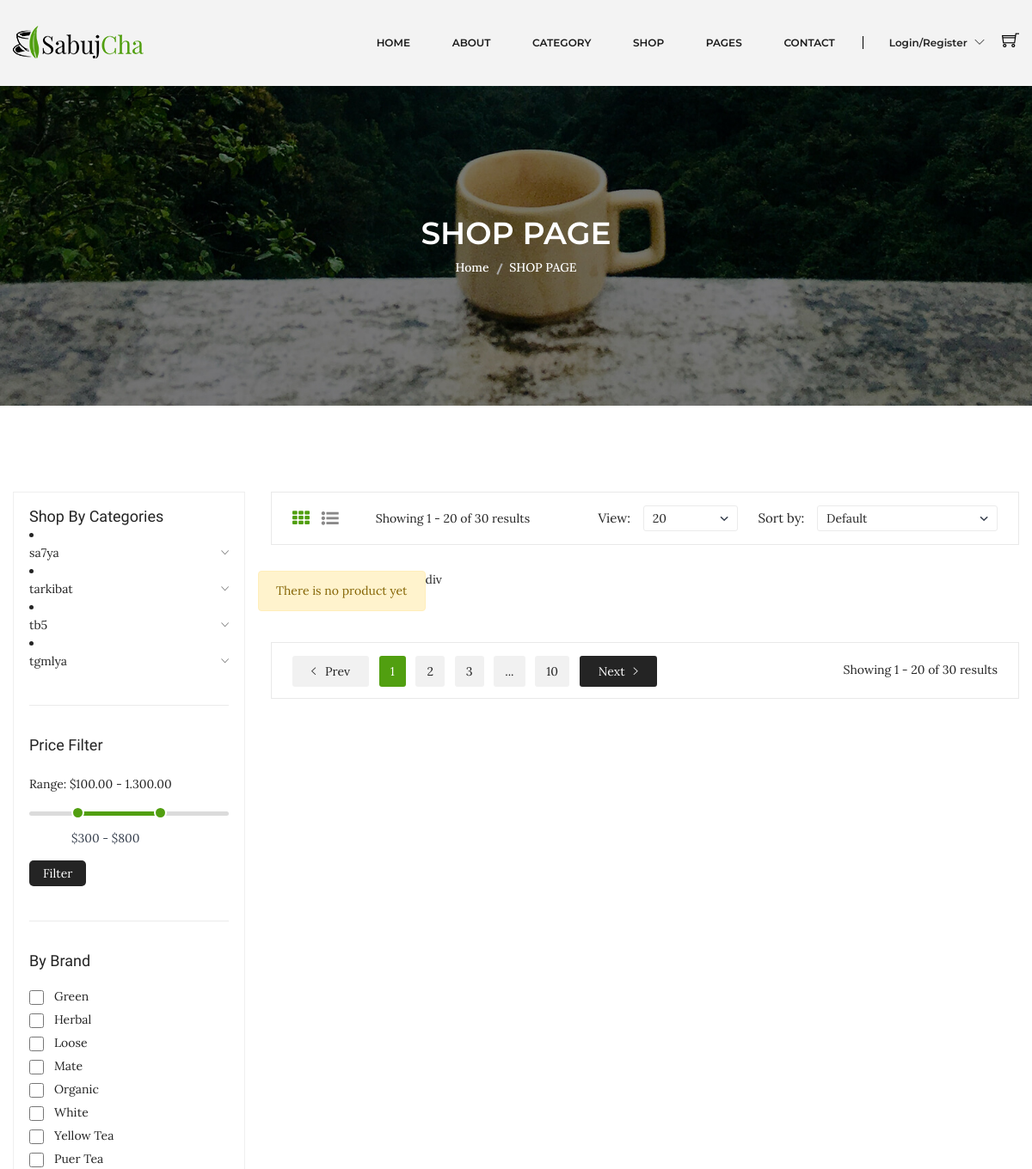
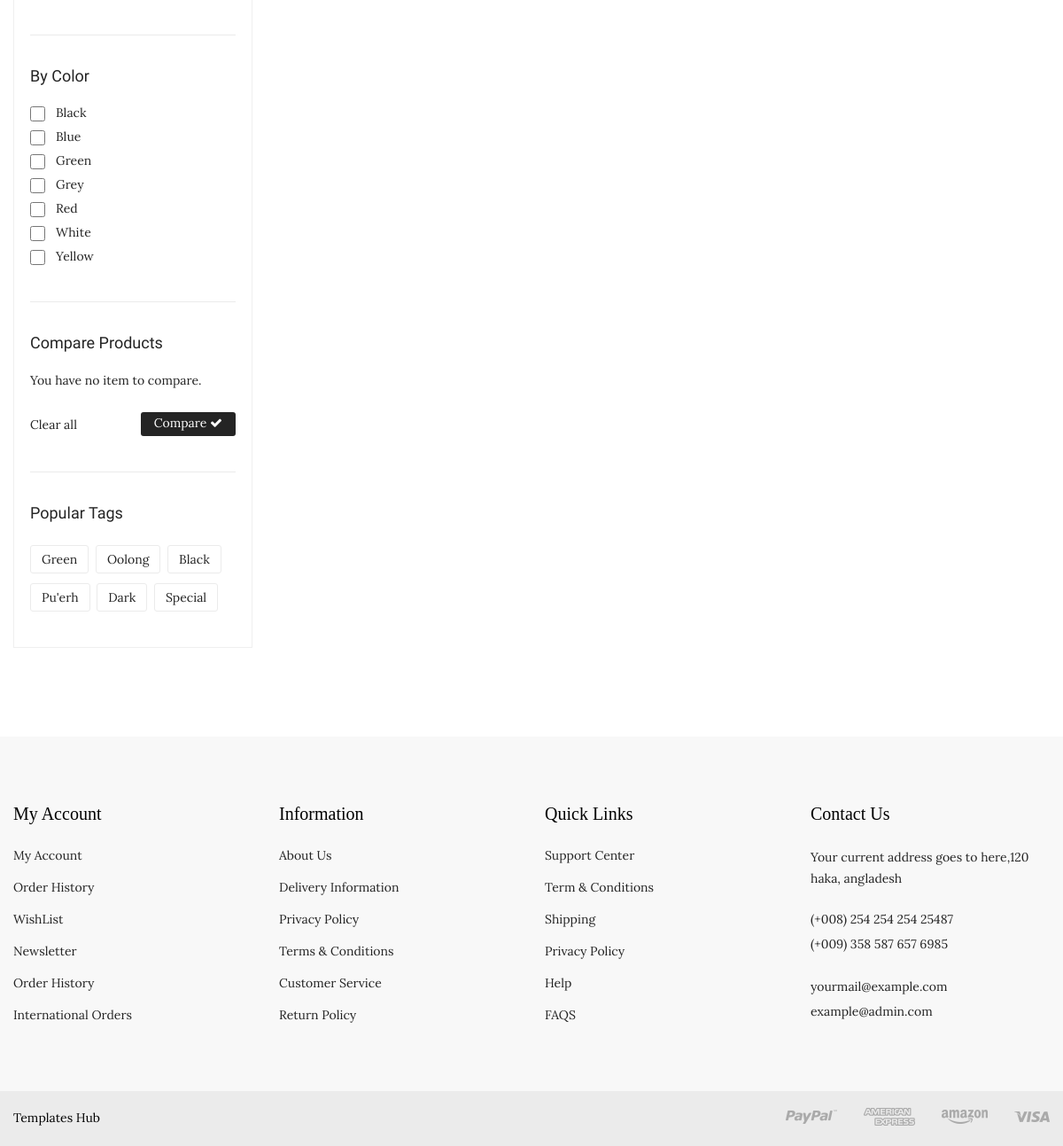
Page /ecommerce/php-final-p4-master/shop.php?sub=2 on the committed database (2 pictures, top to bottom).
### tables this page shows
CREATE TABLE `category` (
  `id` int(10) NOT NULL,
  `name` varchar(50) NOT NULL,
  `photo` varchar(100) NOT NULL,
  `status` tinyint(4) DEFAULT NULL
);

### ecommerce/php-final-p4-master/php/database.php (called while the page is built, shortened)
<?php
class database {
    public $DBserverName = 'localhost';
    public $DBuserName = 'root';
    public $DBpassword = '';
    public $DBName = 'nti_ecommercw';
    public $con;
    function __construct() {
        $this->con = new mysqli($this->DBserverName,$this->DBuserName,$this->DBpassword,$this->DBName);
    }
    public function runDQL($query)
    {
       $result = $this->con->query($query);
       $count=$result->num_rows;
       if($count > 0){
            return $result;
       }else{
           return [];
       }
    }
}

### ecommerce/php-final-p4-master/php/product.php (called while the page is built, shortened)
<?php
include_once "database.php";
class product extends database implements operation {
    private $category_id;
    public function setCategoryId($category_id)
    {
        return $this->category_id=$category_id;
    }
    public function getAllDatafromsub(){
        $query= "SELECT `products`.* from`products` where `products`.`subcaterory_id`=$this->category_id";
        return $this->runDQL($query);
    }
}

### ecommerce/php-final-p4-master/php/category.php (called while the page is built, shortened)
<?php
include_once "database.php";
class Category extends database implements operation {
    public function getAllData(){
        $query= "SELECT `category`.* from`category`ORDER BY `category`.`name` ASC LIMIT 4";
          return $this->runDQL($query);
    }
}
?>

### ecommerce/php-final-p4-master/php/Subcategory.php (called while the page is built, shortened)
<?php
include_once "database.php";
class Subcategory extends database implements operation {
    private $category_id;
    public function setCategoryId($category_id)
    {
        return $this->category_id=$category_id;
    }
    public function getSubfromCat(){
        $query= "SELECT `subcategory`.* from`subcategory` where `subcategory`.`cat_id`= $this->category_id
        ORDER BY `subcategory`.`name` ASC LIMIT 4";
       return $this->runDQL($query);
    }
}
?>

### ecommerce/php-final-p4-master/shop.php (the view, shortened to what this page needs)
<?php include_once "header.php" ?>
<div class="breadcrumb-area bg-image-3 ptb-150">
    <div class="container">
        <div class="breadcrumb-content text-center">
            <h3>SHOP PAGE</h3>
            <ul>
                <li><a href="index.html">Home</a></li>
                <li class="active">SHOP PAGE</li>
            </ul>
        </div>
    </div>
</div>
<div class="shop-page-area ptb-100">
    <div class="container">
        <div class="row flex-row-reverse">
            <div class="col-lg-9">
                <div class="shop-topbar-wrapper">
                    <div class="shop-topbar-left">
                        <ul class="view-mode">
                            <li class="active"><a href="#product-grid" data-view="product-grid"><i class="fa fa-th"></i></a></li>
                            <li><a href="#product-list" data-view="product-list"><i class="fa fa-list-ul"></i></a></li>
                        </ul>
                        <p>Showing 1 - 20 of 30 results </p>
                    </div>
                    <div class="product-sorting-wrapper">
                        <div class="product-shorting shorting-style">
                            <label>View:</label>
                            <select>
                                <option value=""> 20</option>
                            </select>
                        </div>
                        <div class="product-show shorting-style">
                            <label>Sort by:</label>
                            <select>
                                <option value="">Default</option>
                            </select>
                        </div>
                    </div>
                </div>
                <div class="grid-list-product-wrapper">
                    <div class="product-grid product-view pb-20">
                        <div class="row">
                            <?php
                            include_once "php/product.php";
                            include_once "php/category.php";
                            include_once "php/Subcategory.php";
                            $productObj = new product;
                            if (isset($_GET['sub'])) {
                                if ($_GET['sub']&& is_numeric($_GET['sub'])) {
                                    $productObj->setCategoryId($_GET['sub']);
                                    $productData = $productObj->getAllDatafromsub();
                            } else{
                                header('location:404.php');
                            }
                        }else {
                            $productData = $productObj->getAllData();
                        }
                            if ($productData) {
                                $products = $productData->fetch_all(MYSQLI_ASSOC);
                                foreach ($products as $key => $value) {
                            ?>
                                    <div class="product-width col-xl-4 col-lg-4 col-md-4 col-sm-6 col-12 mb-30">
                                        <div class="product-wrapper">
                                            <div class="product-img">
                                                <a href="product-details.php?pro=<?php echo $value['id'] ?>">
                                                    <img alt="" src="assets/img/product/<?php echo $value['photo'] ?>">
                                                </a>
                                                <span>-30%</span>
                                                <div class="product-action">
                                                    <a class="action-wishlist" href="#" title="Wishlist">
                                                        <i class="ion-android-favorite-outline"></i>
                                                    </a>
                                                    <a class="action-cart" href="#" title="Add To Cart">
                                                        <i class="ion-ios-shuffle-strong"></i>
                                                    </a>
                                                    <a class="action-compare" href="#" data-target="#exampleModal" data-toggle="modal" title="Quick View">
                                                        <i class="ion-ios-search-strong"></i>
                                                    </a>
                                                </div>
                                            </div>
                                            <div class="product-content text-left">
                                                <div class="product-hover-style">
                                                    <div class="product-title">
                                                        <h4>
                                                            <a href="product-details.php?pro=<?php  echo $value['id'] ?>"><?php echo $value['name'] ?></a>
                                                        </h4>
                                                    </div>
                                                    <div class="cart-hover">
                                                        <h4><a href="product-details.php?pro=<?php  echo $value['id'] ?>">+ Add to cart</a></h4>
                                                    </div>
                                                </div>
                                                <div>
                                                    <span class="product-price-old"><?php echo $value['price'] ?> </span>
                                                </div>
                                            </div>
                                            <div class="product-list-details">
                                                <h4>
                                                    <a href="product-details.php?pro=<?php echo  $value['id'] ?>"><?php echo $value['name'] ?></a>
                                                </h4>
                                                <div>
                                                    <span class="product-price-old"><?php echo $value['price'] ?> </span>
                                                </div>
                                                <p><?php echo $value[''] ?></p>
                                                <div class="shop-list-cart-wishlist">
                                                    <a href="#" title="Wishlist"><i class="ion-android-favorite-outline"></i></a>
                                                    <a href="#" title="Add To Cart"><i class="ion-ios-shuffle-strong"></i></a>
                                                    <a href="#" data-target="#exampleModal" data-toggle="modal" title="Quick View">
                                                        <i class="ion-ios-search-strong"></i>
                                                    </a>
                                                </div>
                                            </div>
                                        </div>
                                    </div>
                            <?php
                                }
                            } else {
                                echo "<div class='alert alert-warning'>There is no product yet</div>div";
                            }
                            ?>
                        </div>
                    </div>
                    <div class="pagination-total-pages">
                        <div class="pagination-style">
                            <ul>
                                <li><a class="prev-next prev" href="#"><i class="ion-ios-arrow-left"></i> Prev</a></li>
                                <li><a class="active" href="#">1</a></li>
                                <li><a href="#">2</a></li>
                                <li><a href="#">3</a></li>
                                <li><a href="#">...</a></li>
                                <li><a href="#">10</a></li>
                                <li><a class="prev-next next" href="#">Next<i class="ion-ios-arrow-right"></i> </a></li>
                            </ul>
                        </div>
                        <div class="total-pages">
                            <p>Showing 1 - 20 of 30 results </p>
                        </div>
                    </div>
                </div>
            </div>
            <div class="col-lg-3">
                <div class="shop-sidebar-wrapper gray-bg-7 shop-sidebar-mrg">
                    <div class="shop-widget">
                        <h4 class="shop-sidebar-title">Shop By Categories</h4>
                        <div class="shop-catigory">
                            <?php
                            $category = new category;
                            $categoryResult = $category->getAllData();
                            if ($categoryResult) {
                                $categories = $categoryResult->fetch_all(MYSQLI_ASSOC);
                                foreach ($categories as $key => $value) {
                            ?>
                                    <li>
                                        <ul>
                                            <li> <a data-toggle="collapse" data-parent="#faq" href="#shop-catigory-<?php echo $value['id'] ?>"><?php echo $value['name'] ?><i class="ion-ios-arrow-down"></i></a>
                                        </ul>
                                    </li>
                            <?php
                                }
                            } else {
                            }
                            ?>
                        </div>
                    </div>
                    <div class="shop-price-filter mt-40 shop-sidebar-border pt-35">
                        <h4 class="shop-sidebar-title">Price Filter</h4>
                        <div class="price_filter mt-25">
                            <span>Range: $100.00 - 1.300.00 </span>
                            <div id="slider-range"></div>
                            <div class="price_slider_amount">
                                <div class="label-input">
                                    <input type="text" id="amount" name="price" placeholder="Add Your Price" />
                                </div>
                                <button type="button">Filter</button>
                            </div>
                        </div>
                    </div>
                    <div class="shop-widget mt-40 shop-sidebar-border pt-35">
                        <h4 class="shop-sidebar-title">By Brand</h4>
                        <div class="sidebar-list-style mt-20">
                            <ul>
                                <li><input type="checkbox"><a href="#">Green </a>
                                <li><input type="checkbox"><a href="#">Herbal </a></li>
                                <li><input type="checkbox"><a href="#">Loose </a></li>
                                <li><input type="checkbox"><a href="#">Mate </a></li>
                                <li><input type="checkbox"><a href="#">Organic </a></li>
                                <li><input type="checkbox"><a href="#">White </a></li>
                                <li><input type="checkbox"><a href="#">Yellow Tea </a></li>
                                <li><input type="checkbox"><a href="#">Puer Tea </a></li>
                            </ul>
                        </div>
                    </div>
                    <div class="shop-widget mt-40 shop-sidebar-border pt-35">
                        <h4 class="shop-sidebar-title">By Color</h4>
                        <div class="sidebar-list-style mt-20">
                            <ul>
                                <li><input type="checkbox"><a href="#">Black </a></li>
                                <li><input type="checkbox"><a href="#">Blue </a></li>
                                <li><input type="checkbox"><a href="#">Green </a></li>
                                <li><input type="checkbox"><a href="#">Grey </a></li>
                                <li><input type="checkbox"><a href="#">Red</a></li>
                                <li><input type="checkbox"><a href="#">White </a></li>
                                <li><input type="checkbox"><a href="#">Yellow </a></li>
                            </ul>
                        </div>
                    </div>
                    <div class="shop-widget mt-40 shop-sidebar-border pt-35">
                        <h4 class="shop-sidebar-title">Compare Products</h4>
                        <div class="compare-product">
                            <p>You have no item to compare. </p>
                            <div class="compare-product-btn">
                                <span>Clear all </span>
                                <a href="#">Compare <i class="fa fa-check"></i></a>
                            </div>
                        </div>
                    </div>
                    <div class="shop-widget mt-40 shop-sidebar-border pt-35">
                        <h4 class="shop-sidebar-title">Popular Tags</h4>
                        <div class="shop-tags mt-25">
                            <ul>
                                <li><a href="#">Green</a></li>
                                <li><a href="#">Oolong</a></li>
                                <li><a href="#">Black</a></li>
                                <li><a href="#">Pu'erh</a></li>
                                <li><a href="#">Dark </a></li>
                                <li><a href="#">Special</a></li>
                            </ul>
                        </div>
                    </div>
                </div>
            </div>
        </div>
    </div>
</div>
<?php include_once "footer.php" ?>

### rows in the picture
category: name "sa7ya"
category: name "tarkibat"
category: name "tb5"
category: name "tgmlya"
